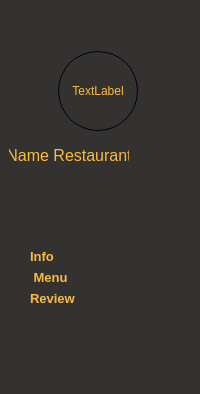
                   <widget class="QWidget" name="restaurant_sidebar" native="true">
                    <property name="styleSheet">
                     <string notr="true">background-color:#343131;border-top-right-radius:20;border-bottom-right-radius:20</string>
                    </property>
                    <layout class="QVBoxLayout" name="verticalLayout_25">
                     <property name="sizeConstraint">
                      <enum>QLayout::SetMinimumSize</enum>
                     </property>
                     <property name="leftMargin">
                      <number>0</number>
                     </property>
                     <item>
                      <spacer name="verticalSpacer_6">
                       <property name="orientation">
                        <enum>Qt::Vertical</enum>
                       </property>
                       <property name="sizeType">
                        <enum>QSizePolicy::Minimum</enum>
                       </property>
                       <property name="sizeHint" stdset="0">
                        <size>
                         <width>20</width>
                         <height>40</height>
                        </size>
                       </property>
                      </spacer>
                     </item>
                     <item>
                      <layout class="QVBoxLayout" name="verticalLayout_26">
                       <property name="sizeConstraint">
                        <enum>QLayout::SetMinimumSize</enum>
                       </property>
                       <property name="leftMargin">
                        <number>9</number>
                       </property>
                       <item>
                        <widget class="QWidget" name="widget_11" native="true">
                         <layout class="QHBoxLayout" name="horizontalLayout_6">
                          <property name="topMargin">
                           <number>0</number>
                          </property>
                          <item>
                           <spacer name="horizontalSpacer_7">
                            <property name="orientation">
                             <enum>Qt::Horizontal</enum>
                            </property>
                            <property name="sizeType">
                             <enum>QSizePolicy::Minimum</enum>
                            </property>
                            <property name="sizeHint" stdset="0">
                             <size>
                              <width>6</width>
                              <height>20</height>
                             </size>
                            </property>
                           </spacer>
                          </item>
                          <item>
                           <widget class="QLabel" name="restaurant_photo_label">
                            <property name="minimumSize">
                             <size>
                              <width>80</width>
                              <height>80</height>
                             </size>
                            </property>
                            <property name="maximumSize">
                             <size>
                              <width>80</width>
                              <height>80</height>
                             </size>
                            </property>
                            <property name="styleSheet">
                             <string notr="true">border-radius:40;border:1px solid black; color: #FABC3F;</string>
                            </property>
                            <property name="text">
                             <string>TextLabel</string>
                            </property>
                            <property name="alignment">
                             <set>Qt::AlignCenter</set>
                            </property>
                           </widget>
                          </item>
                          <item>
                           <spacer name="horizontalSpacer_8">
                            <property name="orientation">
                             <enum>Qt::Horizontal</enum>
                            </property>
                            <property name="sizeType">
                             <enum>QSizePolicy::Minimum</enum>
                            </property>
                            <property name="sizeHint" stdset="0">
                             <size>
                              <width>7</width>
                              <height>20</height>
                             </size>
                            </property>
                           </spacer>
                          </item>
                         </layout>
                        </widget>
                       </item>
                       <item>
                        <widget class="QLabel" name="restaurant_name_label">
                         <property name="minimumSize">
                          <size>
                           <width>120</width>
                           <height>0</height>
                          </size>
                         </property>
                         <property name="maximumSize">
                          <size>
                           <width>120</width>
                           <height>16777215</height>
                          </size>
                         </property>
                         <property name="font">
                          <font>
                           <pointsize>12</pointsize>
                          </font>
                         </property>
                         <property name="styleSheet">
                          <string notr="true">color:#FABC3F</string>
                         </property>
                         <property name="text">
                          <string>Name Restaurant</string>
                         </property>
                         <property name="alignment">
                          <set>Qt::AlignCenter</set>
                         </property>
                        </widget>
                       </item>
                      </layout>
                     </item>
                     <item>
                      <spacer name="verticalSpacer_2">
                       <property name="orientation">
                        <enum>Qt::Vertical</enum>
                       </property>
                       <property name="sizeHint" stdset="0">
                        <size>
                         <width>20</width>
                         <height>78</height>
                        </size>
                       </property>
                      </spacer>
                     </item>
                     <item>
                      <layout class="QVBoxLayout" name="verticalLayout_27">
                       <property name="sizeConstraint">
                        <enum>QLayout::SetMinimumSize</enum>
                       </property>
                       <property name="leftMargin">
                        <number>30</number>
                       </property>
                       <item alignment="Qt::AlignLeft">
                        <widget class="QPushButton" name="restaurant_info_button">
                         <property name="sizePolicy">
                          <sizepolicy hsizetype="Ignored" vsizetype="Fixed">
                           <horstretch>0</horstretch>
                           <verstretch>0</verstretch>
                          </sizepolicy>
                         </property>
                         <property name="minimumSize">
                          <size>
                           <width>0</width>
                           <height>0</height>
                          </size>
                         </property>
                         <property name="font">
                          <font>
                           <pointsize>10</pointsize>
                           <weight>75</weight>
                           <bold>true</bold>
                          </font>
                         </property>
                         <property name="styleSheet">
                          <string notr="true">background:transparent; color:#FABC3F;text-align:left</string>
                         </property>
                         <property name="text">
                          <string>Info</string>
                         </property>
                         <property name="icon">
                          <iconset>
                           <normaloff>../image/sidebar_info.png</normaloff>../image/sidebar_info.png</iconset>
                         </property>
                        </widget>
                       </item>
                       <item alignment="Qt::AlignLeft">
                        <widget class="QPushButton" name="restaurant_menu_button">
                         <property name="minimumSize">
                          <size>
                           <width>0</width>
                           <height>0</height>
                          </size>
                         </property>
                         <property name="font">
                          <font>
                           <pointsize>10</pointsize>
                           <weight>75</weight>
                           <bold>true</bold>
                          </font>
                         </property>
                         <property name="styleSheet">
                          <string notr="true">background:transparent; color:#FABC3F;text-align:left</string>
                         </property>
                         <property name="text">
                          <string> Menu</string>
                         </property>
                         <property name="icon">
                          <iconset>
                           <normaloff>../image/sidebar_menu.png</normaloff>../image/sidebar_menu.png</iconset>
                         </property>
                        </widget>
                       </item>
                       <item alignment="Qt::AlignLeft">
                        <widget class="QPushButton" name="restaurant_review_button">
                         <property name="minimumSize">
                          <size>
                           <width>0</width>
                           <height>0</height>
                          </size>
                         </property>
                         <property name="font">
                          <font>
                           <pointsize>10</pointsize>
                           <weight>75</weight>
                           <bold>true</bold>
                          </font>
                         </property>
                         <property name="styleSheet">
                          <string notr="true">background:transparent; color:#FABC3F;text-align:left</string>
                         </property>
                         <property name="text">
                          <string>Review</string>
                         </property>
                         <property name="icon">
                          <iconset>
                           <normaloff>../image/sidebar_review.png</normaloff>../image/sidebar_review.png</iconset>
                         </property>
                        </widget>
                       </item>
                      </layout>
                     </item>
                     <item>
                      <spacer name="verticalSpacer_5">
                       <property name="orientation">
                        <enum>Qt::Vertical</enum>
                       </property>
                       <property name="sizeHint" stdset="0">
                        <size>
                         <width>20</width>
                         <height>77</height>
                        </size>
                       </property>
                      </spacer>
                     </item>
                    </layout>
                   </widget>
